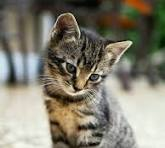
#> input picture image.jpeg, 165 x 148 px
$ jupyter execute 20.ipynb
#> lines starting #> are read from the running program, lines starting #| are printed output that depends on the picture
[cell 1]
import cv2
import numpy as np
import matplotlib.pyplot as plt

# Read image in grayscale
image = cv2.imread("image.jpeg", 0)
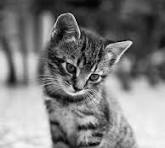
#> image: shape (148, 165); min 0, max 252, mean 126.1

[cell 2]
# =================================
# 1. Thresholding
# =================================

threshold = 127

binary = np.zeros_like(image)

binary[image > threshold] = 255

[cell 3]
# =================================
# 2. Region-Based Segmentation
#    Simple Region Growing
# =================================

segmented = np.zeros_like(image)

# Starting point (seed)
seed_x = image.shape[0] // 2
#> seed_x = 74
seed_y = image.shape[1] // 2
#> seed_y = 82

# Region intensity range
lower = image[seed_x, seed_y] - 20
#> lower = 90
upper = image[seed_x, seed_y] + 20
#> upper = 130

# Select pixels belonging to the region
segmented[
    (image >= lower) & (image <= upper)
] = 255

[cell 4]
# =================================
# Display Results
# =================================

plt.figure(figsize=(12, 4))

plt.subplot(1, 3, 1)
plt.imshow(image, cmap="gray")
plt.title("Original Image")
plt.axis("off")

plt.subplot(1, 3, 2)
plt.imshow(binary, cmap="gray")
plt.title("Thresholding")
plt.axis("off")

plt.subplot(1, 3, 3)
plt.imshow(segmented, cmap="gray")
plt.title("Region Segmentation")
plt.axis("off")

plt.tight_layout()
plt.show()
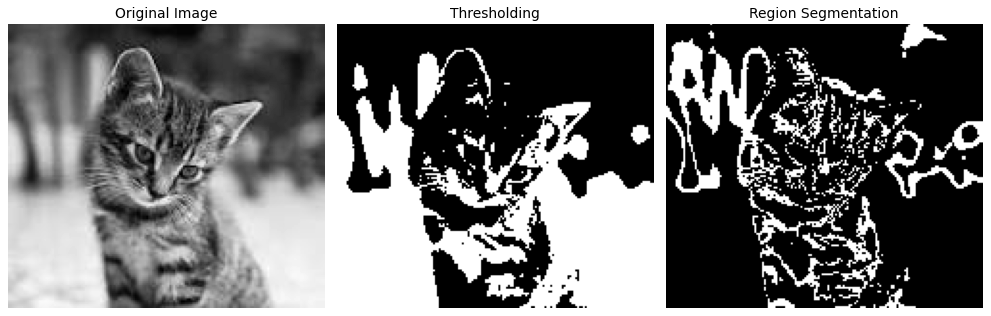
#> figure drawn by matplotlib, 3 panels
